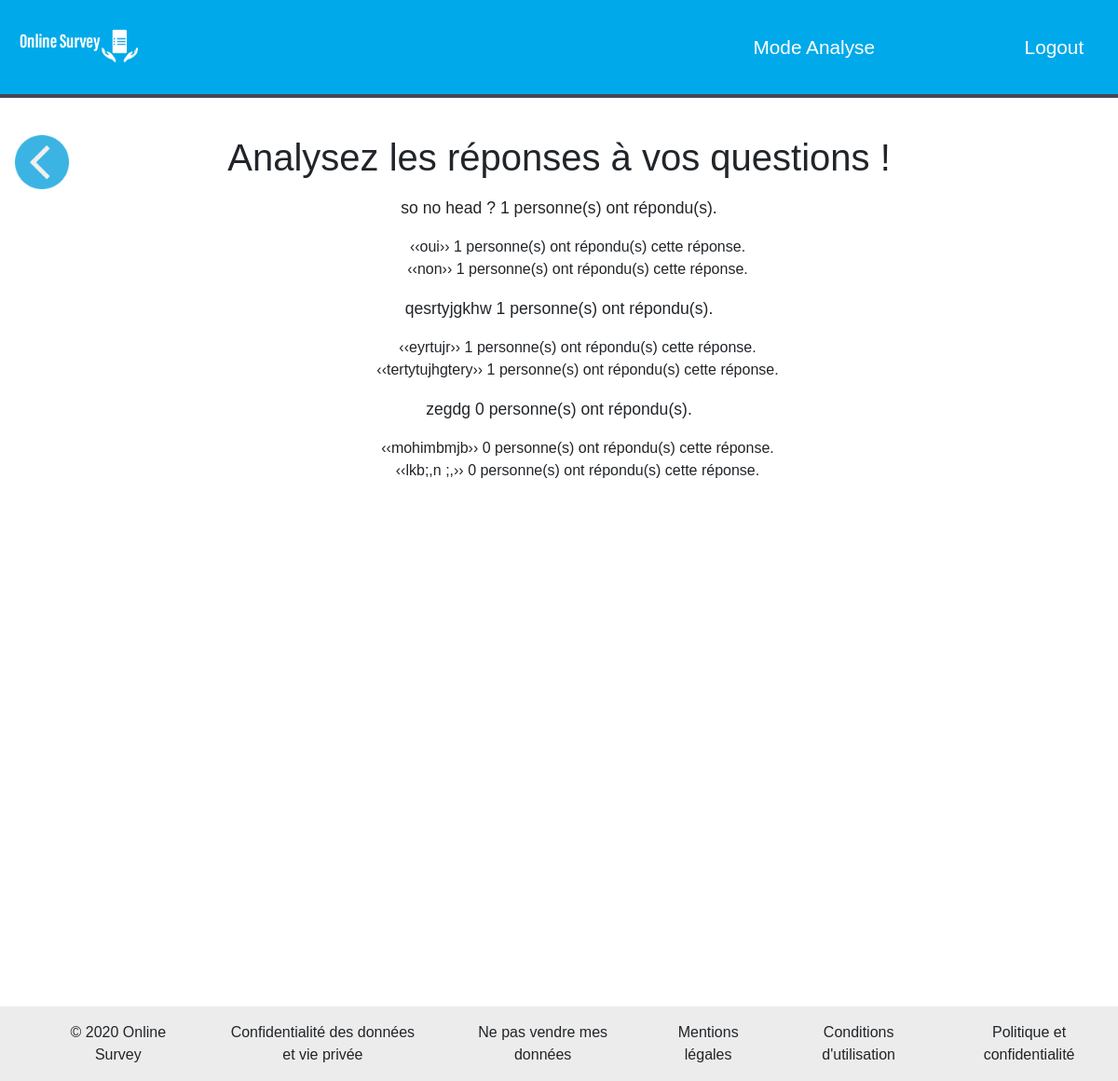
The app's page /analytics.php?id=6 (signed in) with its own data.
### tables this page shows
CREATE TABLE `question` (
  `id` int(11) NOT NULL,
  `question` varchar(255) NOT NULL,
  `id_survey` int(255) NOT NULL,
  `optionnel` int(1) NOT NULL DEFAULT '0' COMMENT '0=non 1= oui',
  `choix` int(1) NOT NULL DEFAULT '0' COMMENT '0=choix multiple 1=choix simple',
  `total_r` int(255) NOT NULL DEFAULT '0'
);

CREATE TABLE `champs` (
  `id` int(255) NOT NULL,
  `reponse` varchar(255) NOT NULL,
  `id_question` int(255) NOT NULL,
  `id_survey` int(11) NOT NULL,
  `amount_answer` int(255) NOT NULL DEFAULT '0'
);

### analytics.php (the view, shortened to what this page needs)
<?php
require_once "php/config.php";
$pass = false;
$id_surv = $_GET["id"];
$query = "SELECT survey.id,name,state,id_owner,users.abonnement FROM survey INNER JOIN users on users.id=survey.id_owner WHERE id_owner= ? AND survey.id= ?";
$name_surv = null;
if(!$_SESSION['id'] ==5 and !$_SESSION['id'] ==1){
    if ($stmt = mysqli_prepare($link, $query)) {
        mysqli_stmt_bind_param($stmt, "ss", $_SESSION['id'], $id_surv);
        mysqli_stmt_bind_result($stmt, $id_surv, $name_surv, $state_surv, $id_owner, $abonnement);
        if (mysqli_stmt_execute($stmt)) {
            while (mysqli_stmt_fetch($stmt)) :
                $pass = true;
            endwhile;
        }
    }
    if (!$pass):
        header("location:../home.php");
    endif;
    if($abonnement!=1){
        if($abonnement==2){
            header("location:../analyticsPro.php/?id=".$id_surv);
        }else{
            header("location:../donnemoitonargent.php/?id=".$id_surv);
        }
    }
}else{
        if ($stmt = mysqli_prepare($link, $query)):
            mysqli_stmt_bind_param($stmt, "ss",$_SESSION['id'], $id_surv);
            mysqli_stmt_bind_result($stmt, $id_surv, $name_surv, $state_surv, $id_owner,$abonnement);
        endif;
}
$qList=array();
$query = "SELECT id,question,choix,optionnel,total_r FROM question where id_survey=?";
if ($stmt = mysqli_prepare($link, $query)):
    mysqli_stmt_bind_param($stmt, "s", $id_surv);
    if (mysqli_stmt_execute($stmt)):
        mysqli_stmt_bind_result($stmt, $id_question, $question,$type,$optio,$total_r);
        while (mysqli_stmt_fetch($stmt)) :
            array_push($qList,array("id"=>$id_question,"question"=>$question,"choix"=>$type,"optio"=>$optio,"total_a"=>$total_r));
        endwhile;
    endif;
endif;
$rList=array();
$query = "SELECT id,reponse,amount_answer FROM champs where id_question=?";
foreach($qList as $q){
    if ($stmt = mysqli_prepare($link, $query)):
        mysqli_stmt_bind_param($stmt, "s", $q["id"]);
        if (mysqli_stmt_execute($stmt)):
            mysqli_stmt_bind_result($stmt, $id_rep,$text,$total_a);
            while (mysqli_stmt_fetch($stmt)) :
                array_push($rList,array("id"=>$id_rep,"id_q"=>$q["id"],"reponse"=>$text,"total_a"=>$total_a));
            endwhile;
        endif;
    endif;
}
?>
<html lang="en">
<head>
    <link rel="stylesheet" href="https://stackpath.bootstrapcdn.com/bootstrap/4.4.1/css/bootstrap.min.css"
>
    <link rel="stylesheet" href="../css/general.css">
    <link rel="stylesheet" href="../css/home.css">
    <link href="../css/pro.css" rel="stylesheet" >
</head>
<div id="menu">
    <ul>
        <li><img src="../pictures/Logo.png"  height="6%"/li>
        <li><p class="analyse">Mode Analyse</p></li>
        <li style="float:right"><a href="logout.php">Logout</a></li>
    </ul>
    <div class="line"></div>
</div>
<div class="middle">
    <a href="../home.php"/><img class="ret" src="../pictures/retour.png" alt="retour" height="5%"></a>
    <h1>Analysez les réponses à vos questions !</h1>
</div>
<?php
foreach($qList as $q){
    echo '<div class="main">
    <div class="liste">
        <div class="entete"> ';
    echo'<p>'.$q['question'].' '.$q['total_a'].' personne(s) ont répondu(s).</p>';
    echo'</div><div><ul>';
    foreach($rList as $r){
        if($r["id_q"]===$q['id']){
            echo'<li>&lsaquo;&lsaquo;'.$r['reponse'].'&rsaquo;&rsaquo; '.$r['total_a'].' personne(s) ont répondu(s) cette réponse.</li>';
        }
    }
    echo "</ul> </div>
</div>";
}
?>
</body>
<footer>
    <ul>
        <li>© 2020 Online Survey </li>
        <li>Confidentialité des données et vie privée</li>
        <li>Ne pas vendre mes données
        <li>Mentions légales</li>
        <li>Conditions d'utilisation</li>
        <li>Politique et confidentialité</li>
    </ul>
</footer>
</html>

### css/general.css (style rules this page uses)
html { margin: 0 auto; width: 100%; }
#menu ul { list-style-type: none; margin: 0; padding: 0; overflow: hidden; background-color: #00A9E9; top: 0; width: 100%; font-size: 1.3em; }
.line { width: 100%; background-color: #474558; padding: 2px; }
#menu ul li img { margin-left: 1em; margin-right: 1em; }
#menu ul li { margin-right: 1em; margin-top: 1em; margin-bottom: 1em; float: left; display: block; }
#menu ul li a { display: block; color: white; text-align: center; padding: 14px 16px; text-decoration: none; cursor:pointer; }
#menu ul li p { color: white; text-align: center; padding: 14px 16px; text-decoration: none; margin-top: 0; margin-bottom: 0; margin-left: 29em; }
footer { left:0; position:absolute; width:100%; z-index:10000; clear: none; padding: 0; bottom: 0; background-color: #ECECEC; text-align: center; }
footer ul { list-style: none; display: inline-flex; }
footer ul li { margin-left: 2em; padding-right: 2em; padding-top: 1em; }

### css/home.css (style rules this page uses)
footer { position: fixed; bottom: 0; }

### css/pro.css (style rules this page uses)
.analyse { text-align: center; }
h1 { margin-top: 1em; text-align: center; }
.ret { position: absolute; padding-left: 1em; opacity: 85%; }
#menu img { height: 4%; }
.liste p { margin-top: 1em; font-size: 1.1em; }
.liste { text-align: center; }
li { list-style: none; }

### records on screen
question: question "so no head ?", total_a "1"
champs: reponse "oui", amount_answer "1"
champs: reponse "non", amount_answer "1"
question: question "qesrtyjgkhw", total_a "1"
champs: reponse "eyrtujr", amount_answer "1"
champs: reponse "tertytujhgtery", amount_answer "1"
question: question "zegdg", total_a "0"
champs: reponse "mohimbmjb", amount_answer "0"
champs: reponse "lkb;,n ;,", amount_answer "0"
